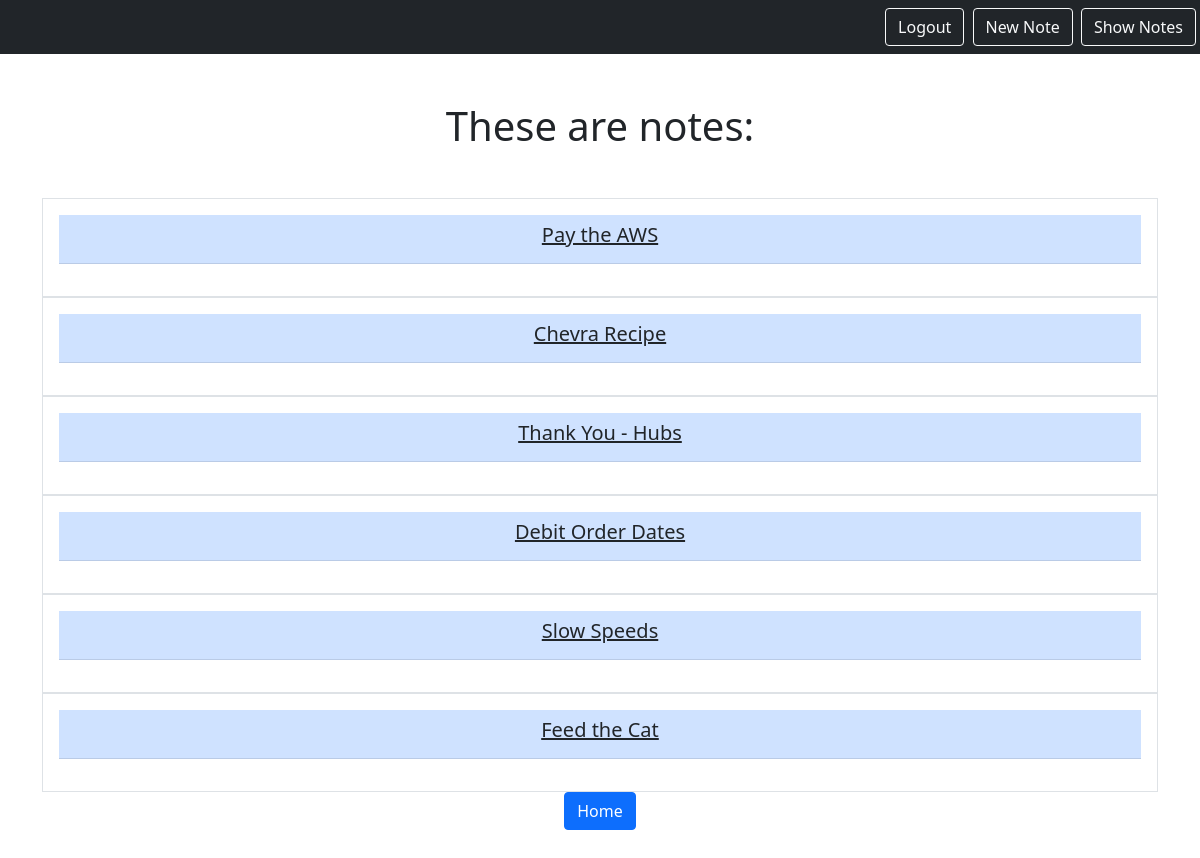
/smart/notes (signed in), run on an earlier commit of the app's database.
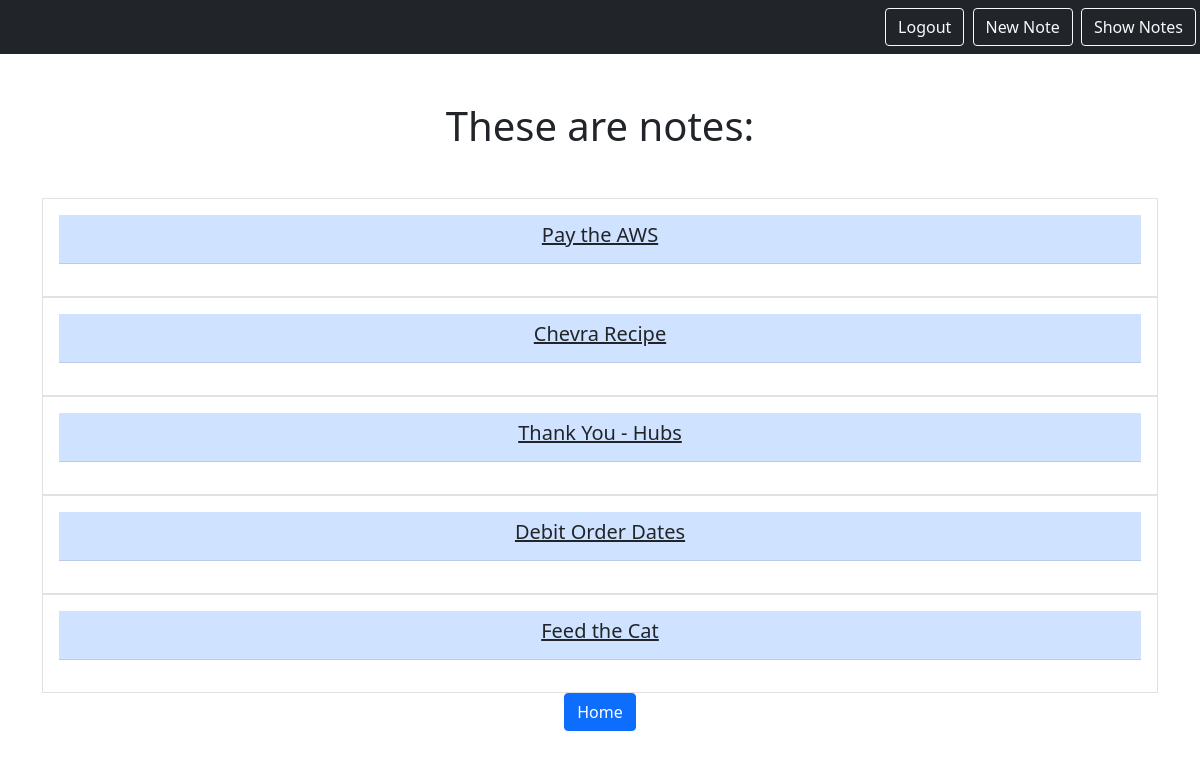
And on a later commit of the database.
### notes/models.py (models this page shows)
class Notes(models.Model):
    title = models.CharField(max_length=200)
    text = models.TextField()
    created = models.DateTimeField(auto_now_add=True)
    user = models.ForeignKey(User, on_delete=models.CASCADE, related_name="notes")

### notes/views.py (the view)
# urls.py: path('notes', views.NotesListView.as_view(), name="notes.list"),
class NotesListView(LoginRequiredMixin, ListView):
    model = Notes
    context_object_name = "notes"
    template_name = "notes/notes_list.html"
    login_url = "/login"
    def get_queryset(self):
        return self.request.user.notes.all()

### notes/templates/notes/notes_list.html (shortened to what this page needs)
{% extends "base.html" %} {% block content %}
<h1 class="my-5">These are notes:</h1>
<div class="row row-cols3 g-2">
  {% for note in notes %}
  <div class="col">
    <div class="p-3 border">
      <table class="table table-primary">
    </div>
    <tr>
    <td><a href="{% url 'notes.detail' pk=note.id %}" class="text-dark text-decoration-non"><h5>{{note.title}}</h5></a></td>
    </tr>
  </div>
  {% endfor %}
</div>
<a href="{% url 'home' %}" class="btn btn-primary">Home</a>
{% endblock %}

### static/templates/base.html (shortened to what this page needs)
{% load static %}
<!DOCTYPE html>
<html lang="en">
  <head>
    <link
      href="https://cdn.jsdelivr.net/npm/bootstrap@5.0.1/dist/css/bootstrap.min.css"
      rel="stylesheet"
    />
  </head>
  <body>
    <nav class="navbar navbar-dark bg-dark">
      <div class="ms-auto">
        {% if user.is_authenticated %}
          <a href="{% url 'logout2' %}" class="btn btn-outline-light me-1">Logout</a>
          <a href="{% url 'notes.new' %}" class="btn btn-outline-light me-1">New Note</a>
          <a href="{% url 'notes.list' %}" class="btn btn-outline-light me-1">Show Notes</a>
        {% else %}
          <a href="{% url 'login' %}" class="btn btn-outline-light me-1">Login</a>
          <a href="{% url 'signup' %}" class="btn btn-outline-light me-1">Signup</a>
        {% endif %}
      </div>
    </nav>
    <div class="my-5 text-center container">
      {% block content %}
      {% endblock %}
    </div>
  </body>
</html>

What changed in the data, as far as the page shows it:
no longer on this page (row edited): Notes: title "Slow Speeds"
